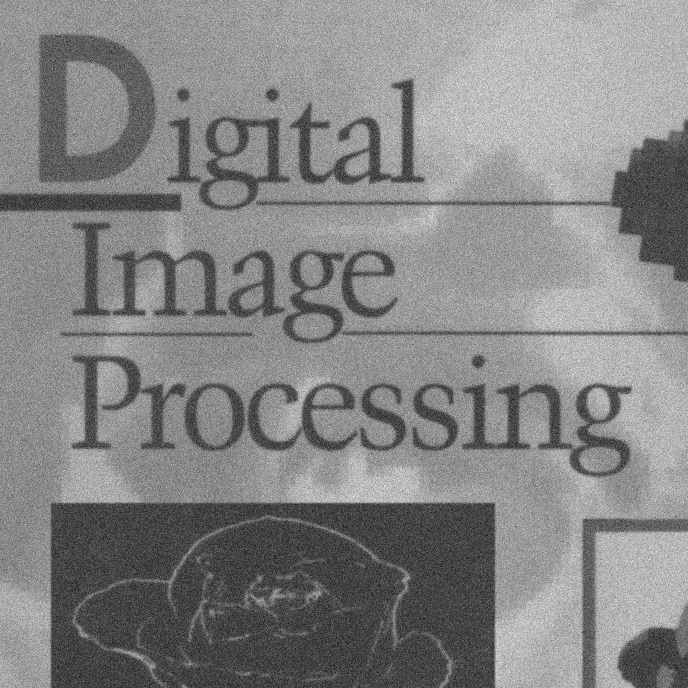
%> input picture Homework5/book-cover-gaussian.tif, 688 x 688 px
$ octave test_file.m   (GNU Octave 9; MATLAB toolbox functions it lacks are replaced by stand-ins)
%> lines starting %> are read from the running program, lines starting %| are printed output that depends on the picture
### Homework5/imageHist4e.m
% f is the original image
% 'mode' is used to define normalizing or not
function h = imageHist4e(f, mode)
[m, n] = size(f);
% Non-normalized
if mode == 'u'
    h = imhist(f);
    h = h.';
% Normalized
elseif mode == 'n'
    h = imhist(f) / (m * n);
    h = h.';
end

### Homework5/intScaling4e.m
% g is the output image which is scaled
% f is the original input image
% mode defines the scaling method
% type defines the scaling range
function g = intScaling4e(f, type, mode)
% Check if RGB
if ~ismatrix(f)
    error("This function cannot handle RGB image")
end
% Check # of inputs
if nargin == 1
    mode = 'default';
    type = 'floating';
elseif nargin == 2
    error("To use 'type', must include 'mode'")
end
% If any negative element, mode forced to 'full'
if ~isempty(find(f < 0, 1))
    mode = 'full';
end
% Default - [0, n] map into [0, 1]
if strcmp(mode, 'default')
    f = double(f);
    if max(f(:)) <= 1
        g = f;
    elseif isempty(find(f > 255, 1))
        g = f / 255;
    else
        g = f / max(f(:));
    end
% Full - [-n, n] map to [0, 1] or [0 255]
elseif strcmp(mode, 'full')
    f_m = f - min(f(:));
    f_m = double(f_m);
    g = f_m / max(f_m(:));
end
% If type is 'integer', scale the result
if strcmp(type, 'integer')
    g = uint8(floor((255 * (f_m / max(f_m(:))))));
end


### Homework5/saltPepper4e.m
% g is the output with salt & pepper noise
% f is the input image
% ps, pp - salt probability & pepper probability
function g = saltPepper4e(f, ps, pp)
g = intScaling4e(f);
[m, n] = size(f);
noise = rand(m, n);
for i = 1:m
    for j = 1:n
        if noise(i, j) < pp
            g(i, j) = 0;
        elseif noise(i, j) > 1 - ps
            g(i, j) = 1;
        end
    end
end


### Homework5/minusOne4e.m
% g is the output image
% f is the input image to be transformed
function g = minusOne4e(f)
% Check if the input is floating point
if isfloat(f) ~= 1
    error("The input image is not floating point.");
end
% Perform the operation
[m, n] = size(f);
g = zeros(m, n);
for i = 1:m
    for j = 1:n
        g(i, j) = f(i, j) * (-1) .^ (i + j);
    end
end

### Homework5/test_file.m
%% Homework5

%% This section is for testing Project 5.1

% Estimate the additive gaussian noise's parameters
I = imread("book-cover-gaussian.tif");
%> I is the input picture: size 688x688 uint8; min 11, max 242, mean 132.6
figure; subplot(1, 3, 1); imshow(I); title("Original image");
% I select a whole black area for estimation
I = I(510:590, 430:480);
%> I: size 81x51 uint8
subplot(1, 3, 2); imshow(I); title("Selected area");
% Normalize the histogram
H = imageHist4e(I, 'n'); subplot(1, 3, 3); bar(H); title("Normalized hist");
%> in imageHist4e, `h = imhist(f) / (m * n);`: h = 256 values, max 0.0339 at index 70, min 0 at index 1, mean 0.00391
%> after `H = imageHist4e(I, 'n')`: H has the same summary as h in imageHist4e
temp = 1:256;
% Estimates for mean and standard deviation
mean = dot(temp, H) / 255;
%> mean = 0.273
temp2 = (temp - mean) .^ 2;
%> temp2 = 256 values from 0.529 to 65396.4
dev = sqrt(dot(temp2, H) / 255);
%> dev = 4.41
disp(["The mean is: ", mean]);
%| The mean is: 
disp(["The deviation is: ", dev]);
%| The deviation is: 

%% This section is for testing Project 5.2

% a - apply different levels of gaussian noises to the image with mean 0.25
I = intScaling4e(imread("testpattern512.tif"), 'floating', 'full');
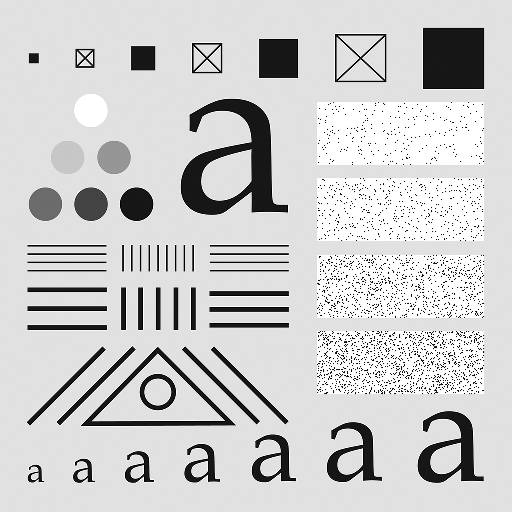
%> input picture Homework5/testpattern512.tif, 512 x 512 px
%> in intScaling4e, f_m is the input picture: size 512x512 uint8; min 0, max 255, mean 204.4
% I = intScaling4e(imread("book-cover-gaussian.tif"), 'floating', 'full');
figure; imshow(I);
[m, n] = size(I);
%> m = 512; n = 512
% mild noise
sigma = 25;
noise_m = (randn(m, n) + 0.25) * (sigma / 255);
O = intScaling4e(I + noise_m, 'floating', 'full');
figure; subplot(2, 2, 1); imshow(O); title("Mild noise");
% intermediate noise
sigma = 50;
noise_i = (randn(m, n) + 0.25) * (sigma / 255);
O = intScaling4e(I + noise_i, 'floating', 'full');
subplot(2, 2, 2); imshow(O); title("Intermediate noise");
% heavy noise
sigma = 100;
noise_h = (randn(m, n) + 0.25) * (sigma / 255);
O = intScaling4e(I + noise_h, 'floating', 'full');
subplot(2, 2, 3); imshow(O); title("Heavy noise");
% extra heavy noise
sigma = 200;
noise_e = (randn(m, n) + 0.25) * (sigma / 255);
O = intScaling4e(I + noise_e, 'floating', 'full');
subplot(2, 2, 4); imshow(O); title("Extra heavy noise");

%%
% b - apply different levels of uniform noises to the image
I = intScaling4e(imread("testpattern512.tif"), 'floating', 'full');
figure; imshow(I);
[m, n] = size(I);
% mild noise
a = 0;
b = 0.02;
noise_m = rand(m, n);
noise_m(noise_m < a | noise_m > b) = 0;
O = intScaling4e(I + noise_m, 'floating', 'full');
figure; subplot(2, 2, 1); imshow(O); title("Mild noise");
% intermediate noise
a = 0;
b = 0.2;
noise_i = rand(m, n);
noise_i(noise_i < a | noise_i > b) = 0;
O = intScaling4e(I + noise_i, 'floating', 'full');
subplot(2, 2, 2); imshow(O); title("Intermediate noise");
% heavy noise
a = 0;
b = 0.5;
noise_h = rand(m, n);
noise_h(noise_h < a | noise_h > b) = 0;
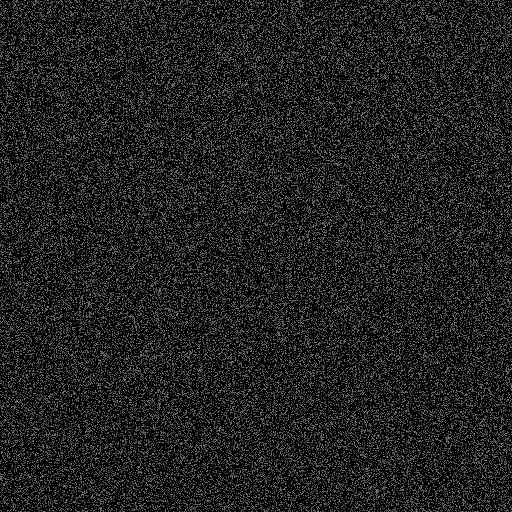
%> noise_h: size 512x512 double; min 0, max 0.5, mean 0.124
O = intScaling4e(I + noise_h, 'floating', 'full');
subplot(2, 2, 3); imshow(O); title("Heavy noise");
% extra heavy noise
a = 0;
b = 1;
noise_e = rand(m, n);
noise_e(noise_e < a | noise_e > b) = 0;
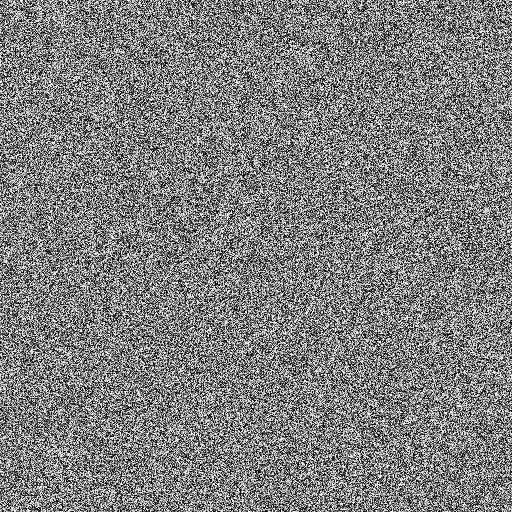
%> noise_e: size 512x512 double; min 6.08e-08, max 1, mean 0.499
O = intScaling4e(I + noise_e, 'floating', 'full');
%> in intScaling4e (call 10), `f_m = f - min(f(:));`:
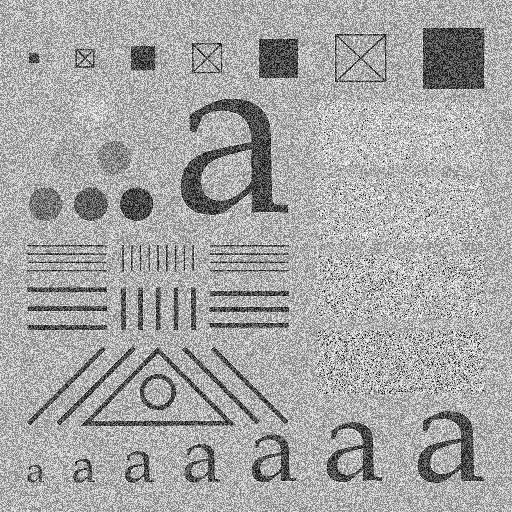
%> f_m: size 512x512 double; min 0, max 2, mean 1.3; drawn with min black and max white
subplot(2, 2, 4); imshow(O); title("Extra heavy noise");

%% This sextion is for testing Project 5.3

% c - repeat Project 5.2 with salt & pepper noise
I = imread("testpattern512.tif");
% mild noise
O = saltPepper4e(I, 0.02, 0.02);
%> after the loop in saltPepper4e, `for i = 1:m`: g: size 512x512 double; min 0, max 1, mean 0.789
figure; subplot(2, 2, 1); imshow(O); title("Mild noise");
% intermediate noise
O = saltPepper4e(I, 0.05, 0.05);
%> after the loop in saltPepper4e (call 2), `for i = 1:m`: g: size 512x512 double; min 0, max 1, mean 0.771
subplot(2, 2, 2); imshow(O); title("Intermediate noise");
% heavy noise
O = saltPepper4e(I, 0.1, 0.1);
%> after the loop in saltPepper4e (call 3), `for i = 1:m`: g: size 512x512 double; min 0, max 1, mean 0.742
subplot(2, 2, 3); imshow(O); title("Heavy noise");
% extra heavy noise
O = saltPepper4e(I, 0.3, 0.3);
subplot(2, 2, 4); imshow(O); title("Extra heavy noise");

% d - only pepper noise
% mild noise
O = saltPepper4e(I, 0, 0.02);
%> after the loop in saltPepper4e (call 5), `for i = 1:m`: g: size 512x512 double; min 0, max 1, mean 0.785
figure; subplot(2, 2, 1); imshow(O); title("Mild noise");
% intermediate noise
O = saltPepper4e(I, 0, 0.05);
%> after the loop in saltPepper4e (call 6), `for i = 1:m`: g: size 512x512 double; min 0, max 1, mean 0.761
subplot(2, 2, 2); imshow(O); title("Intermediate noise");
% heavy noise
O = saltPepper4e(I, 0, 0.1);
%> call 7 of saltPepper4e, with ps = 0, pp = 0.1
%> after the loop in saltPepper4e (call 7), `for i = 1:m`:
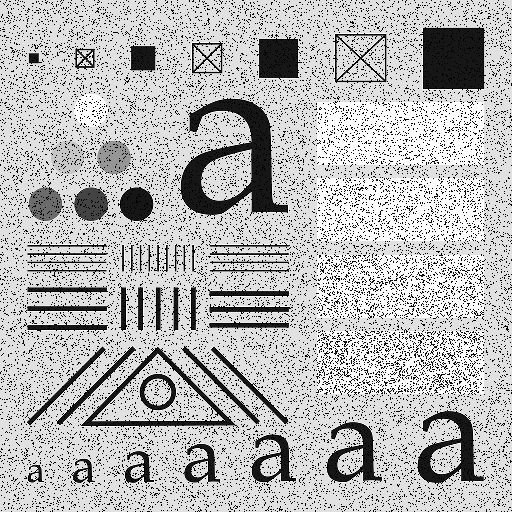
%> g: size 512x512 double; min 0, max 1, mean 0.722
subplot(2, 2, 3); imshow(O); title("Heavy noise");
% extra heavy noise
O = saltPepper4e(I, 0, 0.3);
subplot(2, 2, 4); imshow(O); title("Extra heavy noise");

% e - only salt noise
% mild noise
O = saltPepper4e(I, 0.02, 0);
%> after the loop in saltPepper4e (call 9), `for i = 1:m`: g: size 512x512 double; min 0, max 1, mean 0.806
figure; subplot(2, 2, 1); imshow(O); title("Mild noise");
% intermediate noise
O = saltPepper4e(I, 0.05, 0);
%> after the loop in saltPepper4e (call 10), `for i = 1:m`: g: size 512x512 double; min 0, max 1, mean 0.811
subplot(2, 2, 2); imshow(O); title("Intermediate noise");
% heavy noise
O = saltPepper4e(I, 0.1, 0);
%> after the loop in saltPepper4e (call 11), `for i = 1:m`:
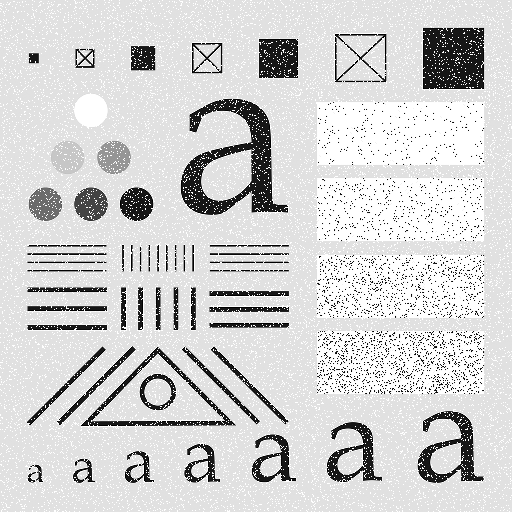
%> g: size 512x512 double; min 0, max 1, mean 0.821
subplot(2, 2, 3); imshow(O); title("Heavy noise");
% extra heavy noise
O = saltPepper4e(I, 0.3, 0);
subplot(2, 2, 4); imshow(O); title("Extra heavy noise");

%% This section is for testing Project 5.6

% b - read image and remove sinusoidal noise by gaussian notch filter
I = intScaling4e(imread("astronaut-interference.tif"), 'floating', 'full');
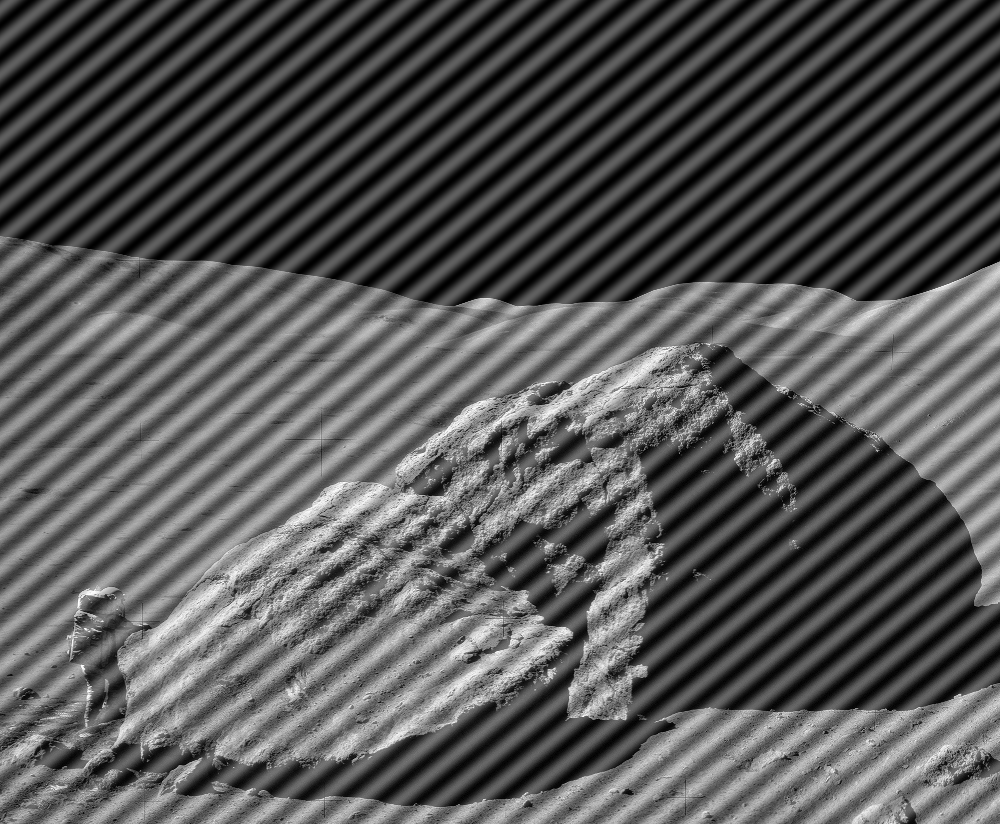
%> input picture Homework5/astronaut-interference.tif, 1000 x 824 px
%> in intScaling4e, f_m is the input picture: size 824x1000 uint8; min 0, max 255, mean 86.7
[m, n] = size(I);
%> m = 824; n = 1000
figure; subplot(2, 2, 1); imshow(I); title("Original image");
% get image's spectrum
spectrum = intScaling4e(log(1 + abs(fft2(minusOne4e(I)))), 'floating', 'full');
%> (the run ends here)
